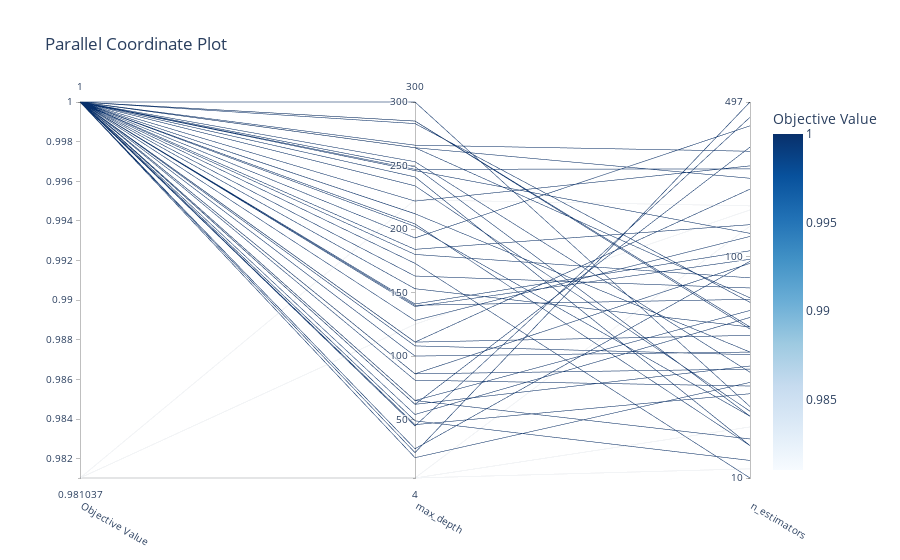
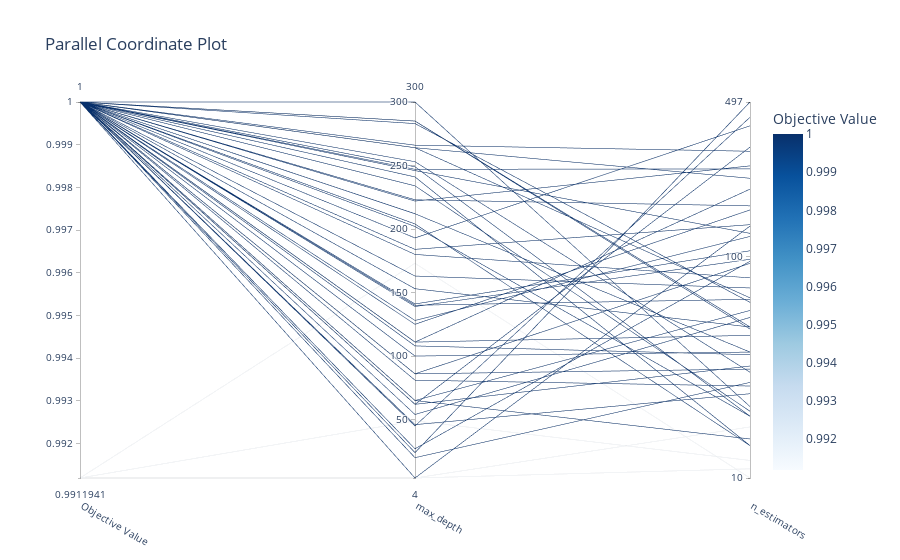
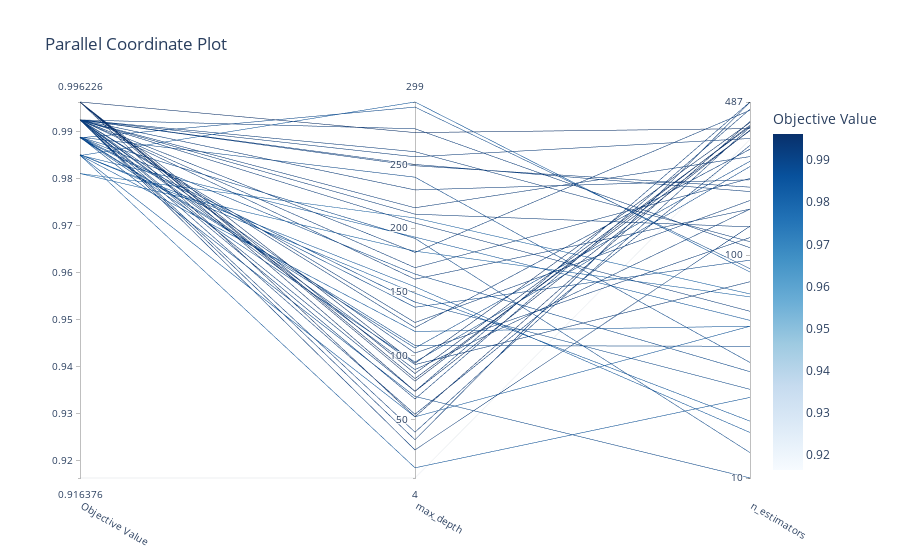
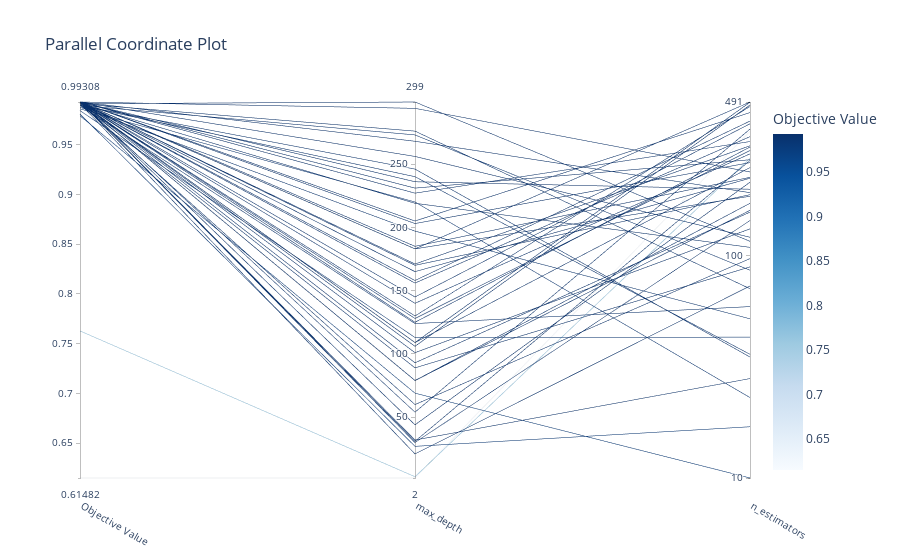

Write notebook code for charts like these, in order.
### Code cell
for study in studies:
    fig = vis.plot_parallel_coordinate(study)
    display(fig)
